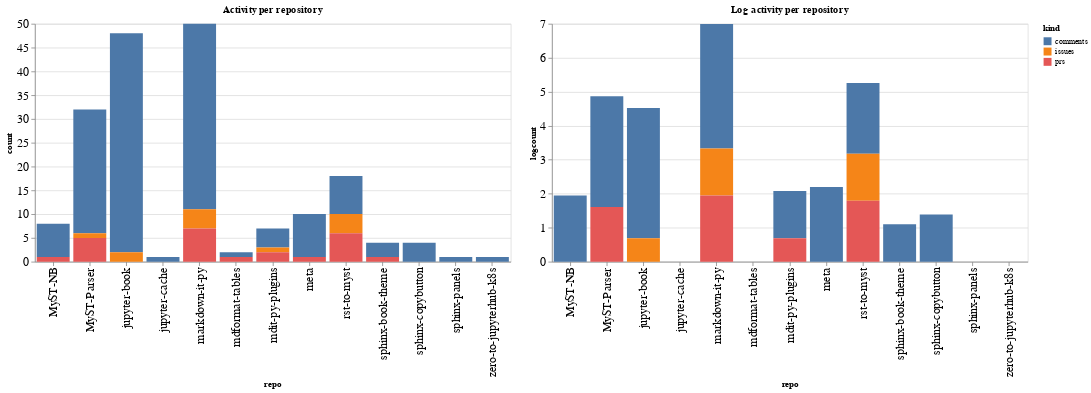

The notebook cell saved with this chart:
### Code cell
ch1 = alt.Chart(repo_summaries, width=600, title="Activity per repository").mark_bar().encode(
    x='repo',
    y='count',
    color='kind',
    tooltip="kind"
)

ch2 = alt.Chart(repo_summaries, width=600, title="Log activity per repository").mark_bar().encode(
    x='repo',
    y='logcount',
    color='kind',
    tooltip="kind"
)

ch1 | ch2

### Figure 1 — Vega-Lite specification as saved in the notebook (floating-point values rounded to 4 significant figures)
{"config": {"axisLeft": {"labelFontSize": 15}, "axisBottom": {"labelFontSize": 15}}, "hconcat": [{"mark": "bar", "encoding": {"color": {"type": "nominal", "field": "kind"}, "tooltip": {"type": "nominal", "field": "kind"}, "x": {"type": "nominal", "field": "repo"}, "y": {"type": "quantitative", "field": "count"}}, "title": "Activity per repository", "width": 600}, {"mark": "bar", "encoding": {"color": {"type": "nominal", "field": "kind"}, "tooltip": {"type": "nominal", "field": "kind"}, "x": {"type": "nominal", "field": "repo"}, "y": {"type": "quantitative", "field": "logcount"}}, "title": "Log activity per repository", "width": 600}], "data": {"name": "data-8c3c42288494ca3bd94114c74e01a8b7"}, "$schema": "https://vega.github.io/schema/vega-lite/v4.8.1.json", "datasets": {"data-8c3c42288494ca3bd94114c74e01a8b7": [{"repo": "MyST-NB", "kind": "comments", "count": 7, "logcount": 1.946}, {"repo": "MyST-NB", "kind": "prs", "count": 1, "logcount": 0.0}, {"repo": "MyST-Parser", "kind": "comments", "count": 26, "logcount": 3.258}, {"repo": "MyST-Parser", "kind": "issues", "count": 1, "logcount": 0.0}, {"repo": "MyST-Parser", "kind": "prs", "count": 5, "logcount": 1.609}, {"repo": "jupyter-book", "kind": "comments", "count": 46, "logcount": 3.829}, {"repo": "jupyter-book", "kind": "issues", "count": 2, "logcount": 0.6931}, {"repo": "jupyter-cache", "kind": "comments", "count": 1, "logcount": 0.0}, {"repo": "markdown-it-py", "kind": "comments", "count": 39, "logcount": 3.664}, {"repo": "markdown-it-py", "kind": "issues", "count": 4, "logcount": 1.386}, {"repo": "markdown-it-py", "kind": "prs", "count": 7, "logcount": 1.946}, {"repo": "mdformat-tables", "kind": "comments", "count": 1, "logcount": 0.0}, {"repo": "mdformat-tables", "kind": "prs", "count": 1, "logcount": 0.0}, {"repo": "mdit-py-plugins", "kind": "comments", "count": 4, "logcount": 1.386}, {"repo": "mdit-py-plugins", "kind": "issues", "count": 1, "logcount": 0.0}, {"repo": "mdit-py-plugins", "kind": "prs", "count": 2, "logcount": 0.6931}, {"repo": "meta", "kind": "comments", "count": 9, "logcount": 2.197}, {"repo": "meta", "kind": "prs", "count": 1, "logcount": 0.0}, {"repo": "rst-to-myst", "kind": "comments", "count": 8, "logcount": 2.079}, {"repo": "rst-to-myst", "kind": "issues", "count": 4, "logcount": 1.386}, {"repo": "rst-to-myst", "kind": "prs", "count": 6, "logcount": 1.792}, {"repo": "sphinx-book-theme", "kind": "comments", "count": 3, "logcount": 1.099}, {"repo": "sphinx-book-theme", "kind": "prs", "count": 1, "logcount": 0.0}, {"repo": "sphinx-copybutton", "kind": "comments", "count": 4, "logcount": 1.386}, {"repo": "sphinx-panels", "kind": "comments", "count": 1, "logcount": 0.0}, {"repo": "zero-to-jupyterhub-k8s", "kind": "comments", "count": 1, "logcount": 0.0}]}}
